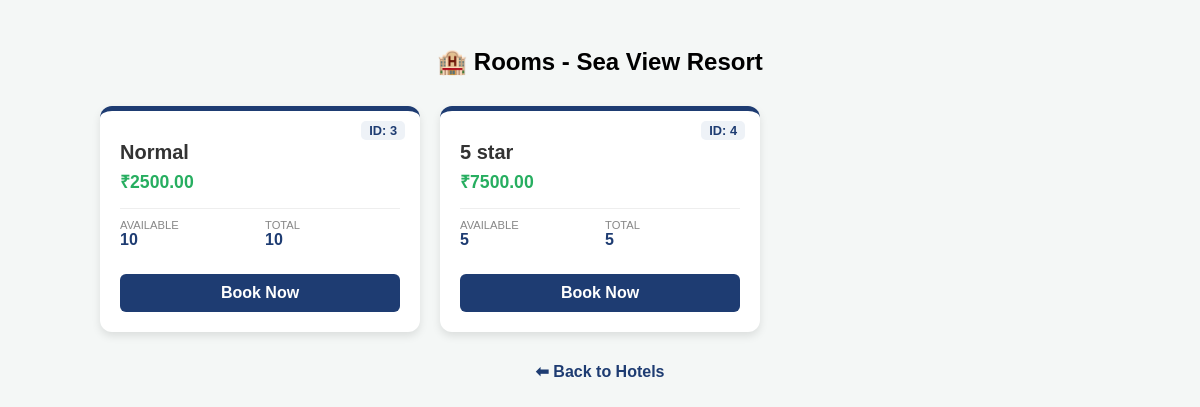
The page /hotel/2/rooms/ on the database as committed earlier.
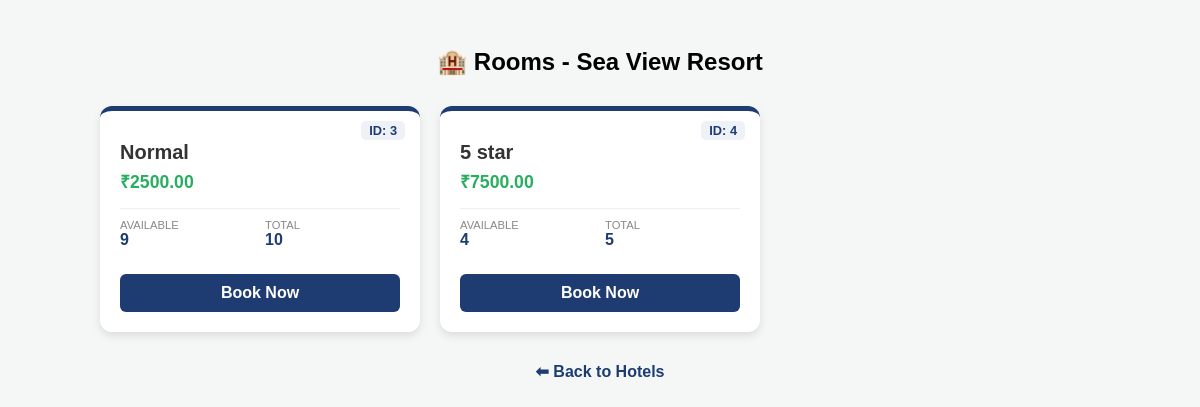
The same page on the database as committed later.
### veeduapp/models.py (models this page shows, shortened)
class Room(models.Model):
     ROOM_CHOICES = (
        ('Normal', 'Normal'),
        ('2 star', '2 star'),
        ('5 star', '5 star'),
        ('delux', 'delux'),
    )
     hotel =models.ForeignKey(Hotel,on_delete=models.CASCADE,related_name='rooms')
     room_type = models.CharField(max_length=100, choices=ROOM_CHOICES , default='Normal')
     price = models.DecimalField(max_digits=10,decimal_places=2)
     total_rooms=models.IntegerField(default=0)
     available_rooms=models.IntegerField(default=0)
     is_available = models.BooleanField(default=True)

### veeduapp/views.py (the view)
# urls.py: path('hotel/<int:pk>/rooms/', hotel_rooms_view, name='hotel_rooms'),
def hotel_rooms_view(request, pk):
    hotel = get_object_or_404(Hotel, pk=pk)
    rooms = hotel.rooms.all()
    return render(request, 'hotel_rooms.html', {
        'hotel': hotel,
        'rooms': rooms
    })

### templates/hotel_rooms.html (shortened to what this page needs)
<!DOCTYPE html>
<html>
<head>
</head>
<body>
<h2 style="text-align:center;">🏨 Rooms - {{ hotel.name }}</h2>
<div class="room-container">
    {% for room in rooms %}
    <div class="room-card">
        <div>
            <span class="room-id">ID: {{ room.id }}</span>
            <div class="room-type">{{ room.room_type }}</div>
            <div class="price-tag">₹{{ room.price }}</div>
            <div class="stats-grid">
                <div class="stat-box">
                    <span class="label">Available</span>
                    <span class="value">{{ room.available_rooms }}</span>
                </div>
                <div class="stat-box">
                    <span class="label">Total</span>
                    <span class="value">{{ room.total_rooms }}</span>
                </div>
            </div>
        </div>
     <a href="{% url 'process_booking' room.id %}" class="book-btn">Book Now</a>
    </div>
    {% empty %}
    <p style="text-align:center; width: 100%;">No Rooms Available</p>
    {% endfor %}
</div>
<div style="text-align:center; margin-top: 20px;">
    <a href="{% url 'hotel_list' %}" style="color: #1e3c72; text-decoration: none; font-weight: bold;">⬅ Back to Hotels</a>
</div>
</body>
</html>

Rows that differ between the two databases and show on the page:
changed Room "Normal": available_rooms "10" → "9"
changed Room "5 star": available_rooms "5" → "4"
